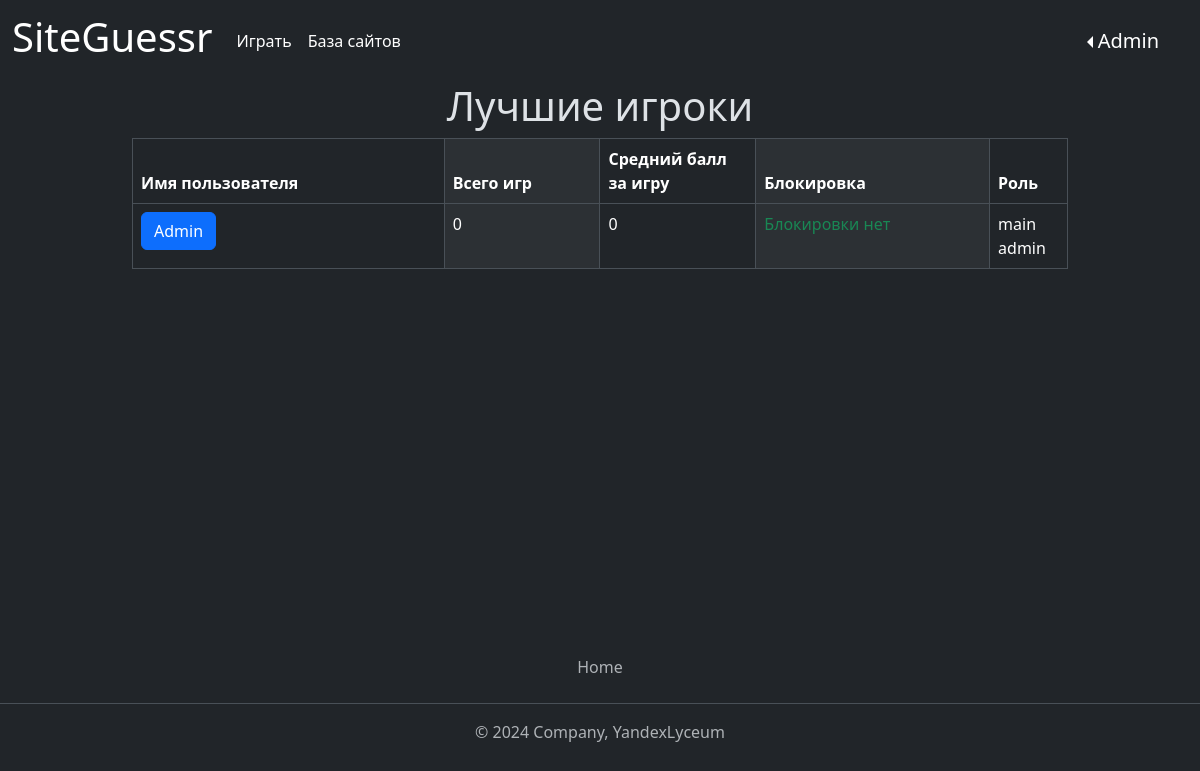
Page /users (signed in) on the earlier database version.
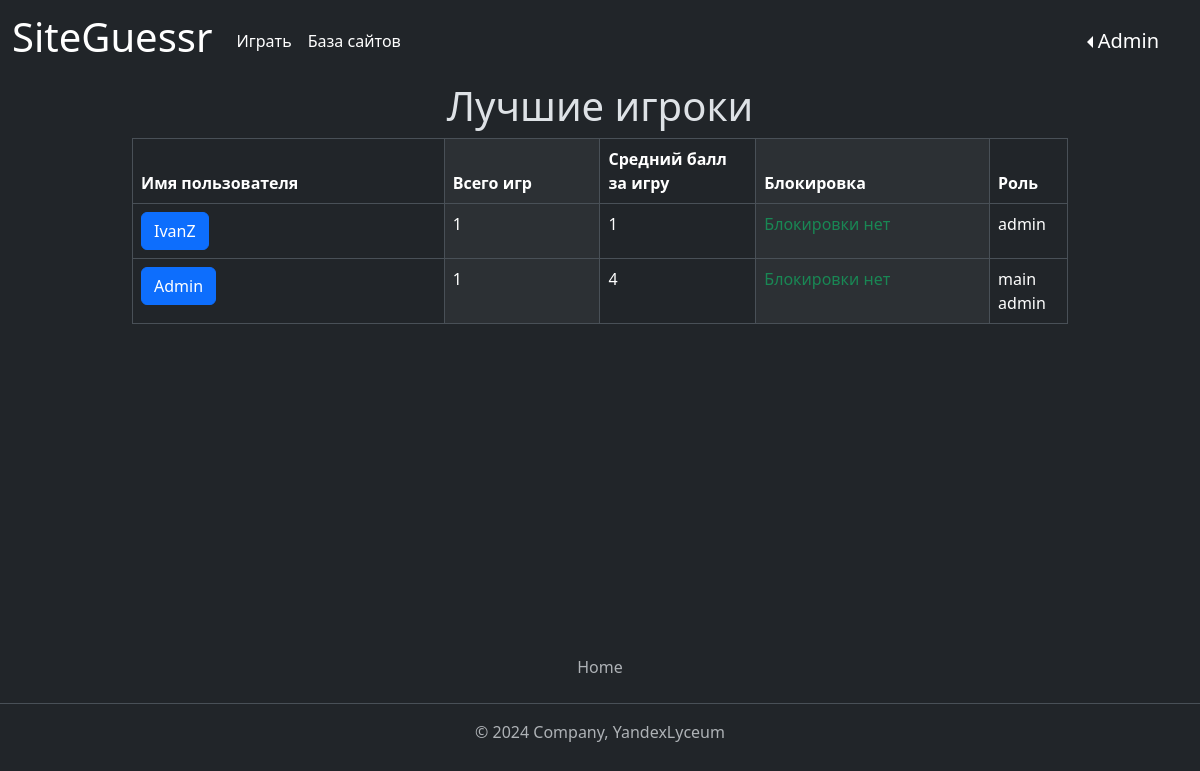
Same page on the later database version.
### data/users.py (models this page shows, shortened)
class User(SqlAlchemyBase, UserMixin, SerializerMixin):
    __tablename__ = 'user'
    id = sqlalchemy.Column(sqlalchemy.Integer,
                           primary_key=True, autoincrement=True)
    login = sqlalchemy.Column(sqlalchemy.String, unique=True, nullable=True)
    description = sqlalchemy.Column(sqlalchemy.String)  # описание
    role = sqlalchemy.Column(sqlalchemy.String, nullable=True, default="newbie")  # роль
    banned = sqlalchemy.Column(sqlalchemy.Boolean, nullable=True, default=False)  # бан
    created_date = sqlalchemy.Column(sqlalchemy.DateTime)
    modified_date = sqlalchemy.Column(sqlalchemy.DateTime)
    hashed_password = sqlalchemy.Column(sqlalchemy.String, nullable=True)
    statistic = orm.relationship("Statistic", back_populates='user', uselist=False)
    games = orm.relationship("Game", back_populates='user')
    website = orm.relationship("Website", back_populates='user')

### data/statistics.py (models this page shows)
class Statistic(SqlAlchemyBase, UserMixin, SerializerMixin):
    __tablename__ = 'statistic'
    id = sqlalchemy.Column(sqlalchemy.Integer,
                           primary_key=True, autoincrement=True)
    user_id = sqlalchemy.Column(sqlalchemy.Integer, sqlalchemy.ForeignKey("user.id"), nullable=True, unique=True)
    total_games = sqlalchemy.Column(sqlalchemy.Integer, nullable=True, default=0)  # общее количество сыгранных игр
    correct_answers = sqlalchemy.Column(sqlalchemy.Integer, nullable=True, default=0)  # количество правильных ответов
    wrong_answers = sqlalchemy.Column(sqlalchemy.Integer, nullable=True, default=0)  # количество неправильных ответов
    average_score = sqlalchemy.Column(sqlalchemy.Integer, nullable=True, default=0)  # средний балл за игру
    best_score = sqlalchemy.Column(sqlalchemy.Integer, nullable=True, default=0)  # лучший счёт
    user = orm.relationship('User')

### main.py (the view)
@app.route('/users', methods=['GET', 'POST'])
@login_required
def all_users():
    if not (current_user.role == "main admin" and current_user.banned != 1):
        return redirect("/")
    db_sess = db_session.create_session()
    params = {"title": "Все пользователи",
              "users": [user for user in
                        db_sess.query(User).order_by(
                            desc(User.login), desc(User.login)).all()]}
    return render_template("all_users.html", **params)

### data/db_session.py (called while the page is built)
def create_session() -> Session:
    global __factory
    return __factory()

### main.py (called while the page is built)
@login_manager.user_loader
def load_user(user_id):
    db_sess = db_session.create_session()
    return db_sess.query(User).get(user_id)

### templates/all_users.html (shortened to what this page needs)
<div class="main-body">
    <h1 class="text-center">Лучшие игроки</h1>
    <div class="container table-wrapper">
        <table class="table table-striped-columns table-bordered ">
            <thead>
            <tr class="">
                <th class="col-4" scope="col">Имя пользователя</th>
                <th class="col-2" scope="col">Всего игр</th>
                <th class="col-2" scope="col">Средний балл за игру</th>
                <th class="col-3" scope="col">Блокировка</th>
                <th class="col-3" scope="col">Роль</th>
            </tr>
            </thead>
            <tbody>
            <tr class="">
                <td><a class="btn btn-primary" href="/profile/<% user.login %>" role="button"><% user.login %></a></td>
                <td><% user.statistic.total_games %></td>
                <td><% user.statistic.average_score %></td>
                <td>
                    <div class="col-sm-9 text-success">
                        Блокировки нет
                    </div>
                </td>
                <td><% user.role %></td>
            </tr>
            </tbody>
        </table>
    </div>
</div>

### templates/base.html (shortened to what this page needs)
<!DOCTYPE html>
<html lang="ru" data-bs-theme="dark">
<head>
    <link href="https://cdn.jsdelivr.net/npm/bootstrap@5.3.2/dist/css/bootstrap.min.css" rel="stylesheet"
>
    <link rel="stylesheet" type="text/css" href=<% url_for('static', filename='css/style.css') %> />
</head>
<body class="d-flex flex-column min-vh-100">
<header>
    <nav class="navbar navbar-expand">
        <div class="container-fluid">
            <a class="navbar-brand" href="/"><h1> SiteGuessr </h1></a>
            <div class="collapse navbar-collapse" id="navbarNav">
                <ul class="navbar-nav">
                    <li class="nav-item">
                        <a class="nav-link active" aria-current="page" href="/game_menu">Играть</a>
                    </li>
                </ul>
                <ul class="navbar-nav">
                    <li class="nav-item">
                        <a href="/websites" class="nav-link active" aria-current="page">База сайтов</a>
                    </li>
                </ul>
            </div>
            <div>
                <div class="dropdown dropstart">
                    <button class="navbar-brand dropdown-toggle btn"
                            id="dropdownMenuLink" data-bs-toggle="dropdown" aria-expanded="false"><%
                    </button>
                </div>
            </div>
        </div>
    </nav>
</header>
<footer class="py-3 my-4 mt-auto">
    <ul class="nav justify-content-center border-bottom pb-3 mb-3">
        <li class="nav-item"><a href="/" class="nav-link px-2 text-muted">Home</a></li>
    </ul>
    <p class="text-center text-muted">© 2024 Company, YandexLyceum</p>
</footer>
</body>
</html>

Differences in the rows shown:
changed through a linked row, User "Admin": statistic.total_games "0" → "1"; statistic.average_score "0" → "4"
added User: login "IvanZ", statistic.total_games "1", statistic.average_score "1", banned "Блокировки нет", role "admin"
